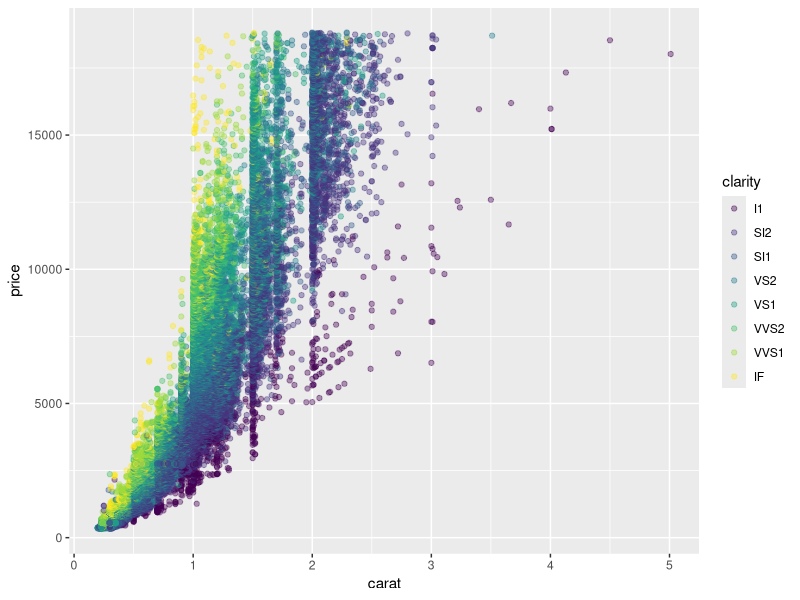

R code for this plot:
## ---- chunk 1
library(ggplot2)
ggplot(diamonds, aes(x = carat, y = price, color=clarity)) +
  geom_point(alpha=0.4)
